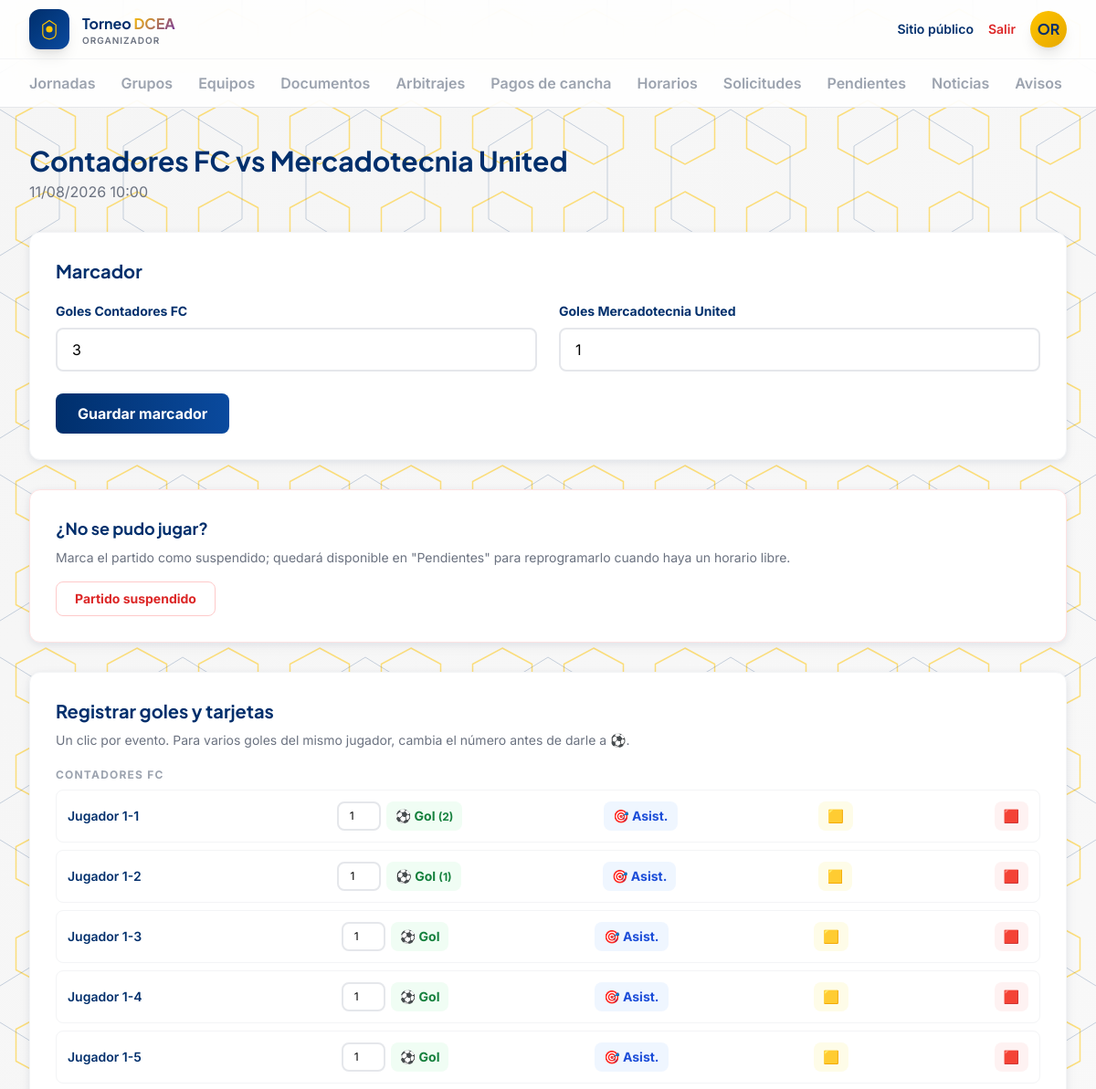
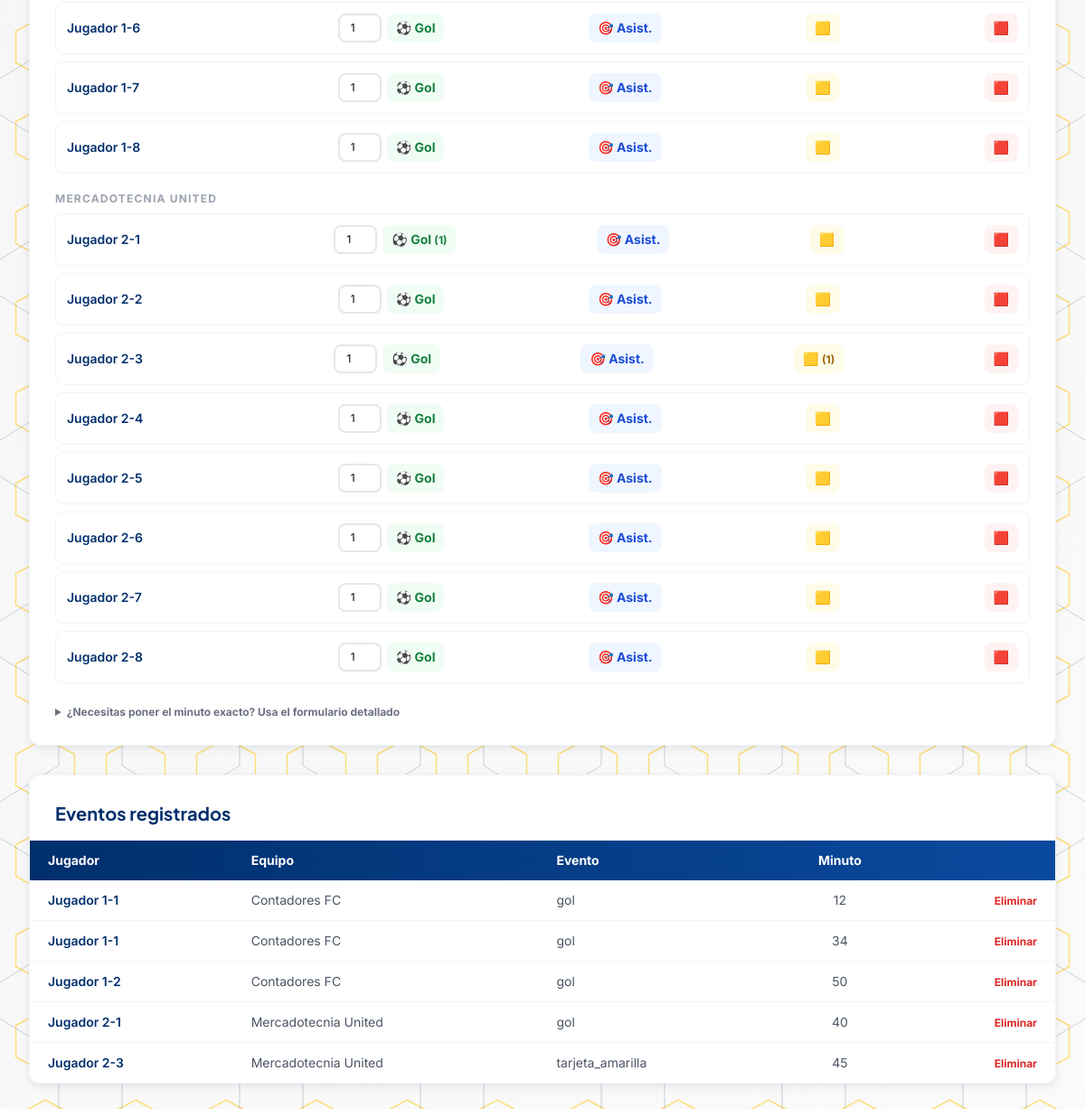
Screenshot of /admin/partidos/1/resultado (signed in) with the database file from the repository (2 pictures, top to bottom).
### app/models/usuarios.py (models this page shows, shortened)
class Usuario(UserMixin, db.Model):
    __tablename__ = "usuarios"
    id = db.Column(db.Integer, primary_key=True)
    nombre = db.Column(db.String(120), nullable=False)
    email = db.Column(db.String(150), unique=True, nullable=False)
    password_hash = db.Column(db.String(255), nullable=False)
    rol = db.Column(db.String(30), nullable=False)  # organizador, ayudante, capitan

### app/models/equipos.py (models this page shows, shortened)
class Equipo(db.Model):
    __tablename__ = "equipos"
    id = db.Column(db.Integer, primary_key=True)
    organizacion_id = db.Column(db.Integer, db.ForeignKey("organizaciones.id"), nullable=False)
    nombre = db.Column(db.String(120), nullable=False)
    escudo_url = db.Column(db.String(300))
    capitan_id = db.Column(db.Integer, db.ForeignKey("usuarios.id"))
    inscripciones = db.relationship("Inscripcion", backref="equipo", lazy=True)
    rosters = db.relationship("Roster", backref="equipo", lazy=True)
    def jugadores_temporada(self, temporada_id):
        return [r.jugador for r in self.rosters if r.temporada_id == temporada_id]

class Jugador(db.Model):
    __tablename__ = "jugadores"
    id = db.Column(db.Integer, primary_key=True)
    usuario_id = db.Column(db.Integer, db.ForeignKey("usuarios.id"))
    nombre = db.Column(db.String(120), nullable=False)
    foto_url = db.Column(db.String(300))
    fecha_nacimiento = db.Column(db.Date)
    rosters = db.relationship("Roster", backref="jugador", lazy=True)

### app/models/partidos.py (models this page shows, shortened)
class Partido(db.Model):
    __tablename__ = "partidos"
    id = db.Column(db.Integer, primary_key=True)
    jornada_id = db.Column(db.Integer, db.ForeignKey("jornadas.id"), nullable=False)
    equipo_local_id = db.Column(db.Integer, db.ForeignKey("equipos.id"), nullable=False)
    equipo_visitante_id = db.Column(db.Integer, db.ForeignKey("equipos.id"), nullable=False)
    cancha_id = db.Column(db.Integer, db.ForeignKey("canchas.id"))
    arbitro_id = db.Column(db.Integer, db.ForeignKey("arbitros.id"))
    fecha = db.Column(db.Date, nullable=False)
    hora = db.Column(db.Time, nullable=False)
    estado = db.Column(db.String(20), default="programado")
    resultado_local = db.Column(db.Integer)
    resultado_visitante = db.Column(db.Integer)
    nota = db.Column(db.String(300))  # motivo de suspension, etc.
    costo_arbitraje = db.Column(db.Integer, default=400)
    arbitraje_pagado_local = db.Column(db.Boolean, default=False)
    arbitraje_pagado_visitante = db.Column(db.Boolean, default=False)
    recordatorio_dia_antes_enviado = db.Column(db.Boolean, default=False)
    recordatorio_hora_antes_enviado = db.Column(db.Boolean, default=False)
    equipo_local = db.relationship("Equipo", foreign_keys=[equipo_local_id])
    equipo_visitante = db.relationship("Equipo", foreign_keys=[equipo_visitante_id])
    eventos = db.relationship("EventoPartido", backref="partido", lazy=True)
    detalles = db.relationship("DetallePartidoEquipo", backref="partido", lazy=True)

class EventoPartido(db.Model):
    __tablename__ = "eventos_partido"
    id = db.Column(db.Integer, primary_key=True)
    partido_id = db.Column(db.Integer, db.ForeignKey("partidos.id"), nullable=False)
    jugador_id = db.Column(db.Integer, db.ForeignKey("jugadores.id"), nullable=False)
    equipo_id = db.Column(db.Integer, db.ForeignKey("equipos.id"), nullable=False)
    tipo_evento = db.Column(db.String(30), nullable=False)
    minuto = db.Column(db.Integer)
    jugador = db.relationship("Jugador")
    equipo = db.relationship("Equipo")

### app/routes/admin.py (the view, shortened to what this page needs)
@admin_bp.route("/partidos/<int:partido_id>/resultado", methods=["GET", "POST"])
@login_required
@requiere_rol("organizador", "ayudante")
def registrar_resultado(partido_id):
    partido = Partido.query.get_or_404(partido_id)
    temporada = Temporada.query.first()
    jugadores_local = partido.equipo_local.jugadores_temporada(temporada.id) if temporada else []
    jugadores_visitante = partido.equipo_visitante.jugadores_temporada(temporada.id) if temporada else []
    conteo_por_jugador = {}
    for e in partido.eventos:
        fila = conteo_por_jugador.setdefault(e.jugador_id, {"gol": 0, "asistencia": 0, "tarjeta_amarilla": 0, "tarjeta_roja": 0})
        if e.tipo_evento in fila:
            fila[e.tipo_evento] += 1
    return render_template(
        "admin/resultado.html", partido=partido,
        jugadores_local=jugadores_local, jugadores_visitante=jugadores_visitante,
        conteo_por_jugador=conteo_por_jugador,
    )

### app/utils.py (called while the page is built)
def requiere_rol(*roles):
    def decorator(f):
        @wraps(f)
        def wrapped(*args, **kwargs):
            if not current_user.is_authenticated or current_user.rol not in roles:
                abort(403)
            return f(*args, **kwargs)
        return wrapped
    return decorator

### app/templates/admin/resultado.html (shortened to what this page needs)
{% extends "admin/base.html" %}
{% block content %}
<h1 class="font-display text-3xl font-bold text-navy">{{ partido.equipo_local.nombre }} vs {{ partido.equipo_visitante.nombre }}</h1>
<p class="text-gray-500 mt-1 mb-8">{{ partido.fecha.strftime('%d/%m/%Y') }} {{ partido.hora.strftime('%H:%M') }}</p>
<div class="bg-white rounded-xl shadow-card border border-gray-100 p-7 mb-8">
  <h3 class="font-display text-xl font-bold text-navy mb-5">Marcador</h3>
  <form method="POST" class="grid sm:grid-cols-2 gap-6">
    <div>
      <label class="block text-sm font-bold text-navy mb-2">Goles {{ partido.equipo_local.nombre }}</label>
      <input type="number" min="0" name="resultado_local" value="{{ partido.resultado_local if partido.resultado_local is not none else 0 }}" required class="w-full px-4 py-2.5 border-2 border-gray-200 rounded-lg focus:border-gold focus:outline-none">
    </div>
    <div>
      <label class="block text-sm font-bold text-navy mb-2">Goles {{ partido.equipo_visitante.nombre }}</label>
      <input type="number" min="0" name="resultado_visitante" value="{{ partido.resultado_visitante if partido.resultado_visitante is not none else 0 }}" required class="w-full px-4 py-2.5 border-2 border-gray-200 rounded-lg focus:border-gold focus:outline-none">
    </div>
    <div class="sm:col-span-2">
      <button type="submit" class="bg-gradient-to-r from-navy to-navy-light hover:shadow-elevation text-white font-bold px-6 py-2.5 rounded-lg transition-all">Guardar marcador</button>
    </div>
  </form>
</div>
<div class="bg-white rounded-xl shadow-card border border-red-100 p-7 mb-8">
  <h3 class="font-display text-lg font-bold text-navy mb-2">¿No se pudo jugar?</h3>
  <p class="text-sm text-gray-500 mb-4">Marca el partido como suspendido; quedará disponible en "Pendientes" para reprogramarlo cuando haya un horario libre.</p>
  <form method="POST" action="{{ url_for('admin.suspender_partido', partido_id=partido.id) }}" onsubmit="return confirm('¿Marcar este partido como suspendido/pendiente?');">
    <button type="submit" class="text-red-600 hover:text-red-800 font-bold px-5 py-2 text-sm border border-red-200 rounded-lg hover:bg-red-50">Partido suspendido</button>
  </form>
</div>
<div class="bg-white rounded-xl shadow-card border border-gray-100 p-7 mb-8">
  <h3 class="font-display text-xl font-bold text-navy mb-2">Registrar goles y tarjetas</h3>
  <p class="text-sm text-gray-500 mb-5">Un clic por evento. Para varios goles del mismo jugador, cambia el número antes de darle a ⚽.</p>
  {% for equipo_nombre, jugadores in [(partido.equipo_local.nombre, jugadores_local), (partido.equipo_visitante.nombre, jugadores_visitante)] %}
    <p class="text-xs font-bold uppercase tracking-widest text-gray-400 mt-5 mb-2">{{ equipo_nombre }}</p>
    <div class="space-y-2">
      {% for j in jugadores %}
        {% set c = conteo_por_jugador.get(j.id, {"gol": 0, "asistencia": 0, "tarjeta_amarilla": 0, "tarjeta_roja": 0}) %}
        <div class="flex items-center justify-between gap-3 flex-wrap p-3 rounded-lg border border-gray-100 hover:bg-gray-50">
          <span class="font-semibold text-navy text-sm min-w-[140px]">{{ j.nombre }}</span>
          <form method="POST" action="{{ url_for('admin.registrar_evento', partido_id=partido.id) }}" class="flex items-center gap-1.5">
            <input type="number" name="cantidad" value="1" min="1" max="20" class="w-12 px-1 py-1.5 border-2 border-gray-200 rounded-lg text-xs text-center focus:border-gold focus:outline-none">
            <button type="submit" class="bg-green-50 hover:bg-green-100 text-green-700 font-bold px-2.5 py-1.5 rounded-lg text-sm">⚽ Gol {% if c.gol %}<span class="text-xs">({{ c.gol }})</span>{% endif %}</button>
          </form>
          <form method="POST" action="{{ url_for('admin.registrar_evento', partido_id=partido.id) }}">
            <button type="submit" class="bg-blue-50 hover:bg-blue-100 text-blue-700 font-bold px-2.5 py-1.5 rounded-lg text-sm">🎯 Asist. {% if c.asistencia %}<span class="text-xs">({{ c.asistencia }})</span>{% endif %}</button>
          </form>
          <form method="POST" action="{{ url_for('admin.registrar_evento', partido_id=partido.id) }}">
            <button type="submit" class="bg-yellow-50 hover:bg-yellow-100 text-yellow-700 font-bold px-2.5 py-1.5 rounded-lg text-sm">🟨 {% if c.tarjeta_amarilla %}<span class="text-xs">({{ c.tarjeta_amarilla }})</span>{% endif %}</button>
          </form>
          <form method="POST" action="{{ url_for('admin.registrar_evento', partido_id=partido.id) }}">
            <button type="submit" class="bg-red-50 hover:bg-red-100 text-red-700 font-bold px-2.5 py-1.5 rounded-lg text-sm">🟥 {% if c.tarjeta_roja %}<span class="text-xs">({{ c.tarjeta_roja }})</span>{% endif %}</button>
          </form>
        </div>
      {% else %}
        <p class="text-gray-400 text-sm">Sin jugadores registrados en este equipo.</p>
      {% endfor %}
    </div>
  {% endfor %}
  <details class="mt-6">
    <summary class="text-xs font-bold text-gray-500 cursor-pointer">¿Necesitas poner el minuto exacto? Usa el formulario detallado</summary>
  </details>
</div>
<div class="bg-white rounded-xl shadow-card border border-gray-100 overflow-hidden">
  <h3 class="font-display text-xl font-bold text-navy p-7 pb-0 mb-4">Eventos registrados</h3>
  <table class="w-full text-sm">
    <thead>
      <tr class="bg-gradient-to-r from-navy to-navy-light text-white">
        <th class="py-3 px-5 text-left font-bold">Jugador</th>
        <th class="py-3 px-5 text-left font-bold">Equipo</th>
        <th class="py-3 px-5 text-left font-bold">Evento</th>
        <th class="py-3 px-5 text-center font-bold">Minuto</th>
        <th class="py-3 px-5"></th>
      </tr>
    </thead>
    <tbody class="divide-y divide-gray-100">
      {% for e in partido.eventos %}
        <tr class="hover:bg-gray-50/70">
          <td class="py-3 px-5 font-semibold text-navy">{{ e.jugador.nombre }}</td>
          <td class="py-3 px-5 text-gray-600">{{ e.equipo.nombre if e.equipo }}</td>
          <td class="py-3 px-5 text-gray-600">{{ e.tipo_evento }}</td>
          <td class="py-3 px-5 text-center text-gray-600">{{ e.minuto or '-' }}</td>
          <td class="py-3 px-5 text-right">
            <form method="POST" action="{{ url_for('admin.eliminar_evento', evento_id=e.id) }}">
              <button type="submit" class="text-red-600 hover:text-red-800 font-bold text-xs">Eliminar</button>
            </form>
          </td>
        </tr>
      {% endfor %}
    </tbody>
  </table>
</div>
{% endblock %}

### app/templates/admin/base.html (shortened to what this page needs)
<!DOCTYPE html>
<html lang="es">
<head>
<script src="https://cdn.tailwindcss.com"></script>
</head>
<body>
<header class="sticky top-0 z-40 bg-white/85 backdrop-blur-xl border-b border-gray-200">
  <div class="max-w-7xl mx-auto px-5 sm:px-8 h-16 flex items-center justify-between">
    <a href="{{ url_for('admin.dashboard') }}" class="flex items-center gap-3.5">
      <div class="w-11 h-11 rounded-xl bg-gradient-to-br from-navy to-navy-light flex items-center justify-center shadow-lg">
        <svg width="24" height="24" viewBox="0 0 40 40" fill="none">
          <path d="M20 4 L32 12 V28 C32 34 28 37 20 38 C12 37 8 34 8 28 V12 Z" stroke="#FFC400" stroke-width="2" fill="none"/>
          <circle cx="20" cy="20" r="6" fill="#FFC400"/>
        </svg>
      </div>
      <div class="leading-tight">
        <p class="font-display font-bold text-navy text-[15px] sm:text-base">Torneo <span class="gradient-accent">DCEA</span></p>
        <p class="text-[10px] text-gray-500 tracking-widest uppercase font-semibold hidden sm:block">Organizador</p>
      </div>
    </a>
    <div class="flex items-center gap-4">
      <a href="{{ url_for('public.home') }}" class="text-sm font-semibold text-navy hover:text-gold hidden sm:inline">Sitio público</a>
      <a href="{{ url_for('admin.logout') }}" class="text-sm font-semibold text-red-600 hover:text-red-800">Salir</a>
      <div class="w-10 h-10 rounded-full bg-gradient-to-br from-gold to-gold-dark text-navy font-display font-bold flex items-center justify-center shadow-lg">
        {{ current_user.nombre[:2].upper() if current_user.is_authenticated else '' }}
      </div>
    </div>
  </div>
  <nav class="max-w-7xl mx-auto px-5 sm:px-8 flex gap-7 border-t border-gray-100 overflow-x-auto">
    {% macro navlink(endpoint, label) %}
      <a href="{{ url_for(endpoint) }}" class="tab-link {{ 'active' if request.endpoint == endpoint }}">{{ label }}</a>
    {% endmacro %}
    {{ navlink('admin.dashboard', 'Jornadas') }}
    {{ navlink('admin.grupos', 'Grupos') }}
    {{ navlink('admin.equipos', 'Equipos') }}
    {{ navlink('admin.documentos', 'Documentos') }}
    {{ navlink('admin.arbitrajes', 'Arbitrajes') }}
    {{ navlink('admin.pagos_cancha', 'Pagos de cancha') }}
    {{ navlink('admin.horarios', 'Horarios') }}
    {{ navlink('admin.solicitudes', 'Solicitudes') }}
    {{ navlink('admin.pendientes', 'Pendientes') }}
    {{ navlink('admin.noticias', 'Noticias') }}
    {{ navlink('admin.avisos', 'Avisos') }}
  </nav>
</header>
<main class="max-w-7xl mx-auto px-5 sm:px-8 py-10">
  {% block content %}{% endblock %}
</main>
</body>
</html>

### app/templates/admin/base.html (style rules this page uses)
* { box-sizing: border-box; }
body { font-family: 'Inter', sans-serif; min-height: 100vh; position: relative; background: linear-gradient(135deg, #F5F5F5 0%, #FAFAFA 100%); overflow-x: hidden; }
body::before { content: ''; position: fixed; top: 0; left: 0; width: 100%; height: 100%; z-index: -2; background-repeat: repeat; background-size: 100px 100px; pointer-events: none; }
body::after { content: ''; position: fixed; top: 0; left: 0; width: 100%; height: 100%; z-index: -2; background-repeat: repeat; background-size: 200px 200px; background-position: 100px 100px; pointer-events: none; }
main { position: relative; z-index: 1; }
.font-display { font-family: 'Plus Jakarta Sans', sans-serif; }
.tab-link { position: relative; font-weight: 600; color: #9CA3AF; padding: 14px 0; white-space: nowrap; }
.gradient-accent { background: linear-gradient(135deg, #FFC400, #7030A0); -webkit-background-clip: text; -webkit-text-fill-color: transparent; background-clip: text; }

### rows the page displays
Usuario: nombre "OR"
Equipo: equipo_local.nombre "Contadores FC", nombre "CONTADORES FC"
Equipo: equipo_visitante.nombre "Mercadotecnia United", nombre "MERCADOTECNIA UNITED"
Partido: fecha "11/08/2026", hora "10:00", resultado_local "3", resultado_visitante "1"
Jugador: nombre "Jugador 1-1", gol "2"
Jugador: nombre "Jugador 1-2", gol "1"
Jugador: nombre "Jugador 1-3"
Jugador: nombre "Jugador 1-4"
Jugador: nombre "Jugador 1-5"
Jugador: nombre "Jugador 1-6"
Jugador: nombre "Jugador 1-7"
Jugador: nombre "Jugador 1-8"
Jugador: nombre "Jugador 2-1", gol "1"
Jugador: nombre "Jugador 2-2"
Jugador: nombre "Jugador 2-3", tarjeta_amarilla "1"
Jugador: nombre "Jugador 2-4"
Jugador: nombre "Jugador 2-5"
Jugador: nombre "Jugador 2-6"
Jugador: nombre "Jugador 2-7"
Jugador: nombre "Jugador 2-8"
EventoPartido: jugador.nombre "Jugador 1-1", equipo "Contadores FC", tipo_evento "gol", minuto "12"
EventoPartido: jugador.nombre "Jugador 1-1", equipo "Contadores FC", tipo_evento "gol", minuto "34"
EventoPartido: jugador.nombre "Jugador 1-2", equipo "Contadores FC", tipo_evento "gol", minuto "50"
EventoPartido: jugador.nombre "Jugador 2-1", equipo "Mercadotecnia United", tipo_evento "gol", minuto "40"
EventoPartido: jugador.nombre "Jugador 2-3", equipo "Mercadotecnia United", tipo_evento "tarjeta_amarilla", minuto "45"

### other values shown
{{ label }} "Jornadas Grupos Equipos Documentos Arbitrajes Pagos de cancha Horarios Solicitudes Pendientes Noticias Avisos"
